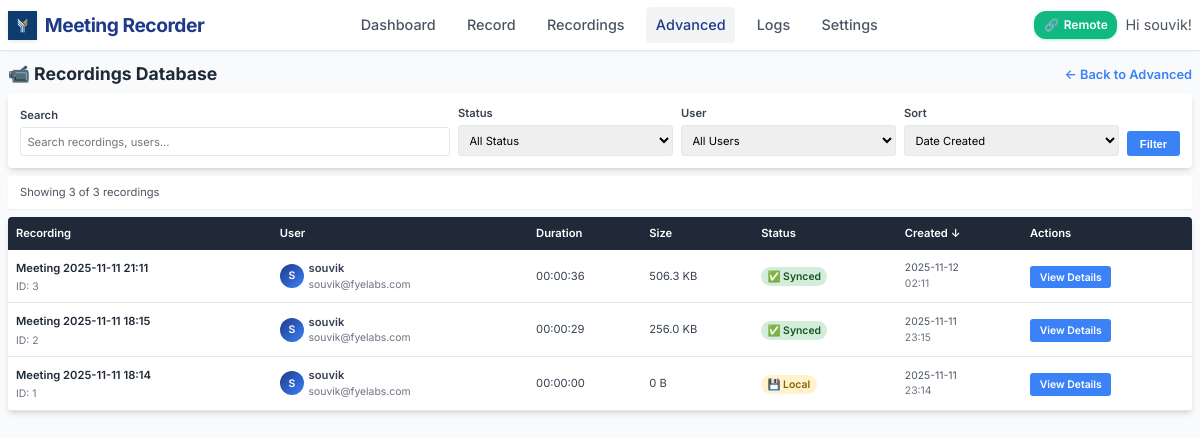
Page /admin/recordings (signed in) on the earlier database version.
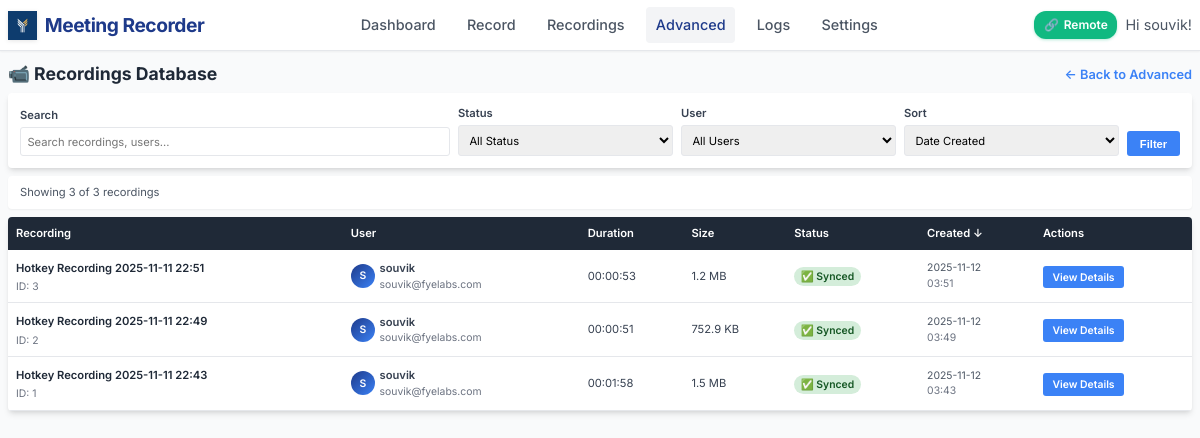
Same page on the later database version.
### models.py (models this page shows, shortened)
class Recording(db.Model):
    id = db.Column(db.Integer, primary_key=True)
    title = db.Column(db.String(200), nullable=False)
    filename = db.Column(db.String(255), nullable=False)
    file_path = db.Column(db.String(500), nullable=False)
    file_size = db.Column(db.BigInteger, default=0)  # in bytes
    duration = db.Column(db.Integer, default=0)  # in seconds
    created_at = db.Column(db.DateTime, default=datetime.utcnow)
    started_at = db.Column(db.DateTime)
    ended_at = db.Column(db.DateTime)
    monitor_name = db.Column(db.String(200))
    resolution = db.Column(db.String(50))  # e.g., "1920x1080"
    uploaded = db.Column(db.Boolean, default=False)
    upload_url = db.Column(db.String(500))  # Legacy field - kept for compatibility
    video_url = db.Column(db.String(500))
    transcript_url = db.Column(db.String(500))
    thumbnail_url = db.Column(db.String(500))
    upload_status = db.Column(db.String(50), default='pending')  # pending, uploading, completed, failed
    upload_metadata = db.Column(db.Text)  # JSON metadata from upload
    user_id = db.Column(db.Integer, db.ForeignKey('user.id'), nullable=False)
    status = db.Column(db.String(50), default='completed')  # recording, processing, completed, failed

class User(UserMixin, db.Model):
    id = db.Column(db.Integer, primary_key=True)
    username = db.Column(db.String(80), unique=True, nullable=False)
    email = db.Column(db.String(120), unique=True, nullable=False)
    password_hash = db.Column(db.String(128))
    created_at = db.Column(db.DateTime, default=datetime.utcnow)
    is_active = db.Column(db.Boolean, default=True)
    default_monitor = db.Column(db.String(200))  # Default monitor for recordings
    auto_delete_days = db.Column(db.Integer, default=30)  # Auto-delete recordings after N days
    recordings = db.relationship('Recording', backref='user', lazy=True)
    meetings = db.relationship('Meeting', backref='user', lazy=True)

### app.py (the view, shortened to what this page needs)
@app.route('/admin/recordings')
@login_required
def admin_recordings():
    try:
        page = request.args.get('page', 1, type=int)
        per_page = 20
        search = request.args.get('search', '').strip()
        status_filter = request.args.get('status', 'all')
        user_filter = request.args.get('user', 'all')
        sort_by = request.args.get('sort', 'created_at')
        sort_order = request.args.get('order', 'desc')
        query = db.session.query(Recording, User).join(User)
        if user_filter != 'all':
            query = query.filter(User.id == int(user_filter))
        if sort_by == 'title':
            sort_column = Recording.title
        elif sort_by == 'username':
            sort_column = User.username
        elif sort_by == 'duration':
            sort_column = Recording.duration
        elif sort_by == 'file_size':
            sort_column = Recording.file_size
        elif sort_by == 'upload_status':
            sort_column = Recording.upload_status
        else:
            sort_column = Recording.created_at
        if sort_order == 'asc':
            query = query.order_by(sort_column.asc())
        else:
            query = query.order_by(sort_column.desc())
        recordings = query.paginate(page=page, per_page=per_page, error_out=False)
        users = User.query.all()
        return render_template('admin/recordings.html',
                             recordings=recordings,
                             users=users,
                             search=search,
                             status_filter=status_filter,
                             user_filter=user_filter,
                             sort_by=sort_by,
                             sort_order=sort_order)
    except Exception as e:
        logger.error(f" Advanced recordings error: {e}")
        return f"Database error: {e}", 500

### app.py (called while the page is built)
def format_file_size(size_bytes):
    if not size_bytes:
        return "0 B"
    for unit in ['B', 'KB', 'MB', 'GB']:
        if size_bytes < 1024:
            return f"{size_bytes:.1f} {unit}"
        size_bytes /= 1024
    return f"{size_bytes:.1f} TB"

def format_duration(seconds):
    if not seconds:
        return "00:00:00"
    hours = seconds // 3600
    minutes = (seconds % 3600) // 60
    secs = seconds % 60
    return f"{hours:02d}:{minutes:02d}:{secs:02d}"

@app.context_processor
def utility_processor():
    active_recording = None
    if current_user.is_authenticated:
        global recording_state
        if recording_state.get('active', False):
            recent_recording = Recording.query.filter_by(user_id=current_user.id).order_by(Recording.created_at.desc()).first()
            if recent_recording and recent_recording.status != 'completed':
                active_recording = recent_recording
    return dict(
        format_file_size=format_file_size,
        format_duration=format_duration,
        active_recording=active_recording,
        is_remote_recording_enabled=is_remote_recording_enabled
    )

### templates/admin/recordings.html (shortened to what the changed rows need)
{% extends "base.html" %}
{% block content %}
<div style="display: flex; justify-content: space-between; align-items: center; margin-bottom: 0.5rem;">
    <h1 style="color: var(--gray-800); margin: 0; font-size: 1.1rem;">📹 Recordings Database</h1>
</div>
{% if recordings.items %}
<div style="background: white; border-radius: 4px; overflow: hidden; box-shadow: var(--shadow-md);">
    <table style="width: 100%; border-collapse: collapse;">
        <thead>
            <tr style="background: var(--gray-800); color: white;">
                <th style="padding: 0.5rem; text-align: left; font-weight: 600; font-size: 0.7rem;">
                    <a href="?sort=title&order={{ 'asc' if sort_by == 'title' and sort_order == 'desc' else 'desc' }}&search={{ search }}&status={{ status_filter }}&user={{ user_filter }}"
                       style="color: white; text-decoration: none;">
                        Recording {% if sort_by == 'title' %}{{ '↑' if sort_order == 'asc' else '↓' }}{% endif %}
                    </a>
                </th>
                <th style="padding: 0.5rem; text-align: left; font-weight: 600; font-size: 0.7rem;">
                    <a href="?sort=username&order={{ 'asc' if sort_by == 'username' and sort_order == 'desc' else 'desc' }}&search={{ search }}&status={{ status_filter }}&user={{ user_filter }}"
                       style="color: white; text-decoration: none;">
                        User {% if sort_by == 'username' %}{{ '↑' if sort_order == 'asc' else '↓' }}{% endif %}
                    </a>
                </th>
                <th style="padding: 0.5rem; text-align: left; font-weight: 600; font-size: 0.7rem;">
                    <a href="?sort=duration&order={{ 'asc' if sort_by == 'duration' and sort_order == 'desc' else 'desc' }}&search={{ search }}&status={{ status_filter }}&user={{ user_filter }}"
                       style="color: white; text-decoration: none;">
                        Duration {% if sort_by == 'duration' %}{{ '↑' if sort_order == 'asc' else '↓' }}{% endif %}
                    </a>
                </th>
                <th style="padding: 0.5rem; text-align: left; font-weight: 600; font-size: 0.7rem;">
                    <a href="?sort=file_size&order={{ 'asc' if sort_by == 'file_size' and sort_order == 'desc' else 'desc' }}&search={{ search }}&status={{ status_filter }}&user={{ user_filter }}"
                       style="color: white; text-decoration: none;">
                        Size {% if sort_by == 'file_size' %}{{ '↑' if sort_order == 'asc' else '↓' }}{% endif %}
                    </a>
                </th>
                <th style="padding: 0.5rem; text-align: left; font-weight: 600; font-size: 0.7rem;">
                    <a href="?sort=upload_status&order={{ 'asc' if sort_by == 'upload_status' and sort_order == 'desc' else 'desc' }}&search={{ search }}&status={{ status_filter }}&user={{ user_filter }}"
                       style="color: white; text-decoration: none;">
                        Status {% if sort_by == 'upload_status' %}{{ '↑' if sort_order == 'asc' else '↓' }}{% endif %}
                    </a>
                </th>
                <th style="padding: 0.5rem; text-align: left; font-weight: 600; font-size: 0.7rem;">
                    <a href="?sort=created_at&order={{ 'asc' if sort_by == 'created_at' and sort_order == 'desc' else 'desc' }}&search={{ search }}&status={{ status_filter }}&user={{ user_filter }}"
                       style="color: white; text-decoration: none;">
                        Created {% if sort_by == 'created_at' %}{{ '↑' if sort_order == 'asc' else '↓' }}{% endif %}
                    </a>
                </th>
                <th style="padding: 0.5rem; text-align: left; font-weight: 600; font-size: 0.7rem;">Actions</th>
            </tr>
        </thead>
        <tbody>
            {% for recording, user in recordings.items %}
            <tr style="border-bottom: 1px solid var(--gray-200);" onmouseover="this.style.backgroundColor='var(--gray-50)'" onmouseout="this.style.backgroundColor='white'">
                <td style="padding: 0.5rem; vertical-align: middle;">
                    <div>
                        <a href="{{ url_for('admin_recording_detail', recording_id=recording.id) }}"
                           style="font-weight: 600; color: var(--gray-800); text-decoration: none; font-size: 0.7rem;">
                            {{ recording.title }}
                        </a>
                        <div style="color: var(--gray-500); font-size: 0.65rem; margin-top: 0.1rem;">
                            ID: {{ recording.id }}
                        </div>
                    </div>
                </td>
                <td style="padding: 0.5rem; vertical-align: middle;">
                    <div style="display: flex; align-items: center;">
                        <div style="width: 24px; height: 24px; border-radius: 50%; background: linear-gradient(135deg, var(--primary-blue), var(--secondary-blue)); display: flex; align-items: center; justify-content: center; color: white; font-weight: 600; margin-right: 0.3rem; font-size: 0.65rem;">
                            {{ user.username[0].upper() }}
                        </div>
                        <div>
                            <div style="font-weight: 600; font-size: 0.7rem;">{{ user.username }}</div>
                            <div style="color: var(--gray-500); font-size: 0.65rem;">{{ user.email }}</div>
                        </div>
                    </div>
                </td>
                <td style="padding: 0.5rem; vertical-align: middle; font-size: 0.7rem;">
                    {{ format_duration(recording.duration) }}
                </td>
                <td style="padding: 0.5rem; vertical-align: middle; font-size: 0.7rem;">
                    {{ format_file_size(recording.file_size) }}
                </td>
                <td style="padding: 0.5rem; vertical-align: middle;">
                    {% if recording.upload_status == 'completed' and recording.uploaded %}
                        <span style="background-color: #d4edda; color: #155724; padding: 0.2rem 0.4rem; border-radius: 12px; font-size: 0.65rem; font-weight: 600;">✅ Synced</span>
                    {% elif recording.upload_status == 'uploading' %}
                        <span style="background-color: #cce5ff; color: #004085; padding: 0.2rem 0.4rem; border-radius: 12px; font-size: 0.65rem; font-weight: 600;">⬆️ Uploading</span>
                    {% elif recording.upload_status == 'failed' %}
                        <span style="background-color: #f8d7da; color: #721c24; padding: 0.2rem 0.4rem; border-radius: 12px; font-size: 0.65rem; font-weight: 600;">❌ Failed</span>
                    {% else %}
                        <span style="background-color: #fff3cd; color: #856404; padding: 0.2rem 0.4rem; border-radius: 12px; font-size: 0.65rem; font-weight: 600;">💾 Local</span>
                    {% endif %}
                </td>
                <td style="padding: 0.5rem; vertical-align: middle;">
                    <div style="color: var(--gray-600); font-size: 0.65rem;">
                        {{ recording.created_at.strftime('%Y-%m-%d') if recording.created_at else 'N/A' }}
                        <br>
                        <span style="color: var(--gray-500);">{{ recording.created_at.strftime('%H:%M') if recording.created_at else '' }}</span>
                    </div>
                </td>
                <td style="padding: 0.5rem; vertical-align: middle;">
                    <a href="{{ url_for('admin_recording_detail', recording_id=recording.id) }}"
                       style="background: var(--secondary-blue); color: white; padding: 0.3rem 0.6rem; text-decoration: none; border-radius: 3px; font-size: 0.65rem; font-weight: 600;">
                        View Details
                    </a>
                </td>
            </tr>
            {% endfor %}
        </tbody>
    </table>
</div>
{% endif %}
{% endblock %}

Differences in the rows shown:
changed Recording id 3: title "Meeting 2025-11-11 21:11" → "Hotkey Recording 2025-11-11 22:51"; duration "00:00:36" → "00:00:53"; file_size "506.3 KB" → "1.2 MB"; created_at "02:11" → "03:51"
changed Recording id 2: title "Meeting 2025-11-11 18:15" → "Hotkey Recording 2025-11-11 22:49"; duration "00:00:29" → "00:00:51"; file_size "256.0 KB" → "752.9 KB"; created_at "2025-11-11" → "2025-11-12"; created_at "23:15" → "03:49"
changed Recording id 1: title "Meeting 2025-11-11 18:14" → "Hotkey Recording 2025-11-11 22:43"; duration "00:00:00" → "00:01:58"; file_size "0 B" → "1.5 MB"; created_at "2025-11-11" → "2025-11-12"; created_at "23:14" → "03:43"; upload_status "💾 Local" → "✅ Synced"
